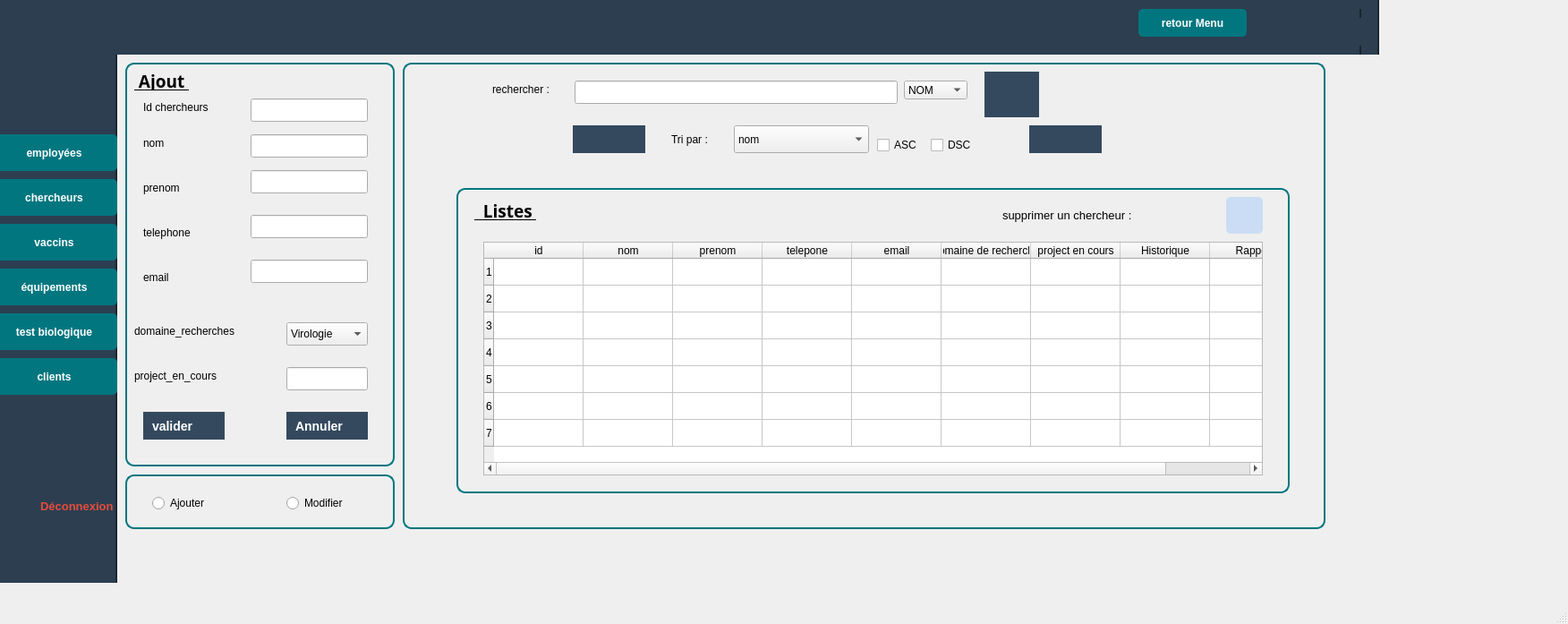
<?xml version="1.0" encoding="UTF-8"?>
<ui version="4.0">
 <class>chercheur_1</class>
 <widget class="QMainWindow" name="chercheur_1">
  <property name="geometry">
   <rect>
    <x>0</x>
    <y>0</y>
    <width>1752</width>
    <height>697</height>
   </rect>
  </property>
  <property name="windowTitle">
   <string>MainWindow</string>
  </property>
  <property name="styleSheet">
   <string notr="true">/* Style global des boutons */
background-color: rgb(240, 248, 255); /* Very light blue */


QPushButton {
    background-color: #34495E;  /* Bleu foncé */
    color: white;
    font-size: 14px;
    font-weight: bold;
    padding: 10px;
    border: none;
    text-align: left;
}

QPushButton:hover {
    background-color: #1ABC9C; /* Vert */
}

QPushButton:checked {
    background-color: #16A085; /* Vert foncé */
}

/* Spécifique au bouton &quot;Équipement&quot; */
QPushButton#btnEquipement {
    background-color: white;  /* Couleur de fond blanche */
    color: #34495E;  /* Texte bleu foncé */
}

QPushButton#btnEquipement:hover {
    background-color: #1ABC9C; /* Vert */
    color: white;  /* Texte blanc */
}

QPushButton#btnEquipement:checked {
    background-color: #16A085; /* Vert foncé */
    color: white;  /* Texte blanc */
}


</string>
  </property>
  <widget class="QWidget" name="centralwidget">
   <widget class="QWidget" name="sidebare" native="true">
    <property name="geometry">
     <rect>
      <x>0</x>
      <y>0</y>
      <width>131</width>
      <height>651</height>
     </rect>
    </property>
    <property name="styleSheet">
     <string notr="true">#sidebare {
    background-color: #2C3E50; /* Couleur bleu foncé */
    border-right: 2px solid #1A252F;
}QPushButton:hover {
    background-color: #1ABC9C; /* Vert */
}

QPushButton:checked {
    background-color: #16A085; /* Vert foncé */
}

/* Spécifique au bouton &quot;Équipement&quot; */
QPushButton#btnEquipement {
    background-color: white;  /* Couleur de fond blanche */
    color: #34495E;  /* Texte bleu foncé */
}

QPushButton#btnEquipement:hover {
    background-color: #1ABC9C; /* Vert */
    color: white;  /* Texte blanc */
}

QPushButton#btnEquipement:checked {
    background-color: #16A085; /* Vert foncé */
    color: white;  /* Texte blanc */
}
</string>
    </property>
    <widget class="QPushButton" name="emp1">
     <property name="geometry">
      <rect>
       <x>-10</x>
       <y>150</y>
       <width>141</width>
       <height>41</height>
      </rect>
     </property>
     <property name="styleSheet">
      <string notr="true">QPushButton {
    background-color: #02767F;  /* Vert foncé */
    color: white;               /* Texte en blanc */
    border-radius: 5px;         /* Bords arrondis */
    padding: 10px;              /* Espacement interne */
    font-weight: bold;          /* Texte en gras */
    border: none;               /* Supprimer la bordure */
}

QPushButton:hover {
    background-color: #247361;  /* Vert plus foncé au survol */
}
</string>
     </property>
     <property name="text">
      <string>employées</string>
     </property>
     <property name="icon">
      <iconset>
       <normaloff>../../../Documents/projet_c/projet_c/empe.png</normaloff>../../../Documents/projet_c/projet_c/empe.png</iconset>
     </property>
    </widget>
    <widget class="QPushButton" name="ChercheurButton">
     <property name="geometry">
      <rect>
       <x>-10</x>
       <y>200</y>
       <width>141</width>
       <height>41</height>
      </rect>
     </property>
     <property name="styleSheet">
      <string notr="true">QPushButton {
    background-color: #02767F;  /* Vert foncé */
    color: white;               /* Texte en blanc */
    border-radius: 5px;         /* Bords arrondis */
    padding: 10px;              /* Espacement interne */
    font-weight: bold;          /* Texte en gras */
    border: none;               /* Supprimer la bordure */
}

QPushButton:hover {
    background-color: #247361;  /* Vert plus foncé au survol */
}</string>
     </property>
     <property name="text">
      <string>chercheurs</string>
     </property>
     <property name="icon">
      <iconset>
       <normaloff>../../../Documents/projet_c/projet_c/cher.png</normaloff>../../../Documents/projet_c/projet_c/cher.png</iconset>
     </property>
    </widget>
    <widget class="QPushButton" name="vac">
     <property name="geometry">
      <rect>
       <x>-10</x>
       <y>250</y>
       <width>141</width>
       <height>41</height>
      </rect>
     </property>
     <property name="styleSheet">
      <string notr="true">QPushButton {
    background-color: #02767F;  /* Vert foncé */
    color: white;               /* Texte en blanc */
    border-radius: 5px;         /* Bords arrondis */
    padding: 10px;              /* Espacement interne */
    font-weight: bold;          /* Texte en gras */
    border: none;               /* Supprimer la bordure */
}

QPushButton:hover {
    background-color: #247361;  /* Vert plus foncé au survol */
}
</string>
     </property>
     <property name="text">
      <string>vaccins</string>
     </property>
     <property name="icon">
      <iconset>
       <normaloff>../../../Documents/projet_c/projet_c/vaccin.png</normaloff>../../../Documents/projet_c/projet_c/vaccin.png</iconset>
     </property>
     <property name="iconSize">
      <size>
       <width>20</width>
       <height>20</height>
      </size>
     </property>
    </widget>
    <widget class="QPushButton" name="eq">
     <property name="geometry">
      <rect>
       <x>-10</x>
       <y>300</y>
       <width>141</width>
       <height>41</height>
      </rect>
     </property>
     <property name="styleSheet">
      <string notr="true">QPushButton {
    background-color: #02767F;  /* Vert foncé */
    color: white;               /* Texte en blanc */
    border-radius: 5px;         /* Bords arrondis */
    padding: 10px;              /* Espacement interne */
    font-weight: bold;          /* Texte en gras */
    border: none;               /* Supprimer la bordure */
}

QPushButton:hover {
    background-color: #247361;  /* Vert plus foncé au survol */
}
</string>
     </property>
     <property name="text">
      <string>équipements</string>
     </property>
     <property name="icon">
      <iconset>
       <normaloff>../../../Documents/projet_c/projet_c/equipement.png</normaloff>../../../Documents/projet_c/projet_c/equipement.png</iconset>
     </property>
    </widget>
    <widget class="QPushButton" name="client">
     <property name="geometry">
      <rect>
       <x>-10</x>
       <y>400</y>
       <width>141</width>
       <height>41</height>
      </rect>
     </property>
     <property name="styleSheet">
      <string notr="true">QPushButton {
    background-color: #02767F;  /* Vert foncé */
    color: white;               /* Texte en blanc */
    border-radius: 5px;         /* Bords arrondis */
    padding: 10px;              /* Espacement interne */
    font-weight: bold;          /* Texte en gras */
    border: none;               /* Supprimer la bordure */
}

QPushButton:hover {
    background-color: #247361;  /* Vert plus foncé au survol */
}
</string>
     </property>
     <property name="text">
      <string>clients</string>
     </property>
     <property name="icon">
      <iconset>
       <normaloff>../../../Documents/projet_c/projet_c/client.png</normaloff>../../../Documents/projet_c/projet_c/client.png</iconset>
     </property>
    </widget>
    <widget class="QPushButton" name="pushButton_8">
     <property name="geometry">
      <rect>
       <x>30</x>
       <y>550</y>
       <width>111</width>
       <height>31</height>
      </rect>
     </property>
     <property name="styleSheet">
      <string notr="true">QPushButton#pushButton_8 {
    background-color: transparent;
    color: #E74C3C;  /* Rouge */
    font-size: 13px;
    font-weight: bold;
    border: none;
    padding: 8px 15px;
    text-align: left;
}

QPushButton#pushButton_8:hover {
    color: #C0392B;  /* Rouge foncé au survol */
}

QPushButton#pushButton_8:pressed {
    color: #A93226;  /* Encore plus foncé au clic */
}

/* Ajouter une icône à gauche du texte */
QPushButton#pushButton_8::before {
    content: &quot;⏻ &quot;;  /* Icône de mise hors tension */
    font-size: 18px;
    margin-right: 8px;
}
</string>
     </property>
     <property name="text">
      <string>Déconnexion</string>
     </property>
    </widget>
    <widget class="QLabel" name="logout">
     <property name="geometry">
      <rect>
       <x>10</x>
       <y>560</y>
       <width>31</width>
       <height>31</height>
      </rect>
     </property>
     <property name="styleSheet">
      <string notr="true">background-color: #2C3E50;</string>
     </property>
     <property name="text">
      <string/>
     </property>
     <property name="pixmap">
      <pixmap>../../../Documents/projet_c/application/logout.png</pixmap>
     </property>
    </widget>
    <widget class="QLabel" name="label_3">
     <property name="geometry">
      <rect>
       <x>10</x>
       <y>549</y>
       <width>31</width>
       <height>41</height>
      </rect>
     </property>
     <property name="styleSheet">
      <string notr="true">background-color: #2C3E50;</string>
     </property>
     <property name="text">
      <string/>
     </property>
     <property name="pixmap">
      <pixmap>../../../Documents/projet_c/projet_c/logout.png</pixmap>
     </property>
    </widget>
    <widget class="QLabel" name="logo1">
     <property name="geometry">
      <rect>
       <x>10</x>
       <y>50</y>
       <width>111</width>
       <height>91</height>
      </rect>
     </property>
     <property name="styleSheet">
      <string notr="true">background-color: #2C3E50;</string>
     </property>
     <property name="text">
      <string/>
     </property>
     <property name="pixmap">
      <pixmap>../../../Documents/projet_c/projet_c/logo1.png</pixmap>
     </property>
    </widget>
    <widget class="QPushButton" name="eq_2">
     <property name="geometry">
      <rect>
       <x>-10</x>
       <y>350</y>
       <width>141</width>
       <height>41</height>
      </rect>
     </property>
     <property name="styleSheet">
      <string notr="true">QPushButton {
    background-color: #02767F;  /* Vert foncé */
    color: white;               /* Texte en blanc */
    border-radius: 5px;         /* Bords arrondis */
    padding: 10px;              /* Espacement interne */
    font-weight: bold;          /* Texte en gras */
    border: none;               /* Supprimer la bordure */
}

QPushButton:hover {
    background-color: #247361;  /* Vert plus foncé au survol */
}
</string>
     </property>
     <property name="text">
      <string>test biologique</string>
     </property>
     <property name="icon">
      <iconset>
       <normaloff>../../../Documents/projet_c/projet_c/equipement.png</normaloff>../../../Documents/projet_c/projet_c/equipement.png</iconset>
     </property>
    </widget>
    <widget class="QWidget" name="sidebare_2" native="true">
     <property name="geometry">
      <rect>
       <x>140</x>
       <y>360</y>
       <width>141</width>
       <height>651</height>
      </rect>
     </property>
     <property name="styleSheet">
      <string notr="true">#sidebare {
    background-color: #2C3E50; /* Couleur bleu foncé */
    border-right: 2px solid #1A252F;
}QPushButton:hover {
    background-color: #1ABC9C; /* Vert */
}

QPushButton:checked {
    background-color: #16A085; /* Vert foncé */
}

/* Spécifique au bouton &quot;Équipement&quot; */
QPushButton#btnEquipement {
    background-color: white;  /* Couleur de fond blanche */
    color: #34495E;  /* Texte bleu foncé */
}

QPushButton#btnEquipement:hover {
    background-color: #1ABC9C; /* Vert */
    color: white;  /* Texte blanc */
}

QPushButton#btnEquipement:checked {
    background-color: #16A085; /* Vert foncé */
    color: white;  /* Texte blanc */
}
</string>
     </property>
     <widget class="QPushButton" name="emp1_2">
      <property name="geometry">
       <rect>
        <x>0</x>
        <y>150</y>
        <width>141</width>
        <height>41</height>
       </rect>
      </property>
      <property name="styleSheet">
       <string notr="true">QPushButton {
    background-color: #02767F;  /* Vert foncé */
    color: white;               /* Texte en blanc */
    border-radius: 5px;         /* Bords arrondis */
    padding: 10px;              /* Espacement interne */
    font-weight: bold;          /* Texte en gras */
    border: none;               /* Supprimer la bordure */
}

QPushButton:hover {
    background-color: #247361;  /* Vert plus foncé au survol */
}
</string>
      </property>
      <property name="text">
       <string>employées</string>
      </property>
      <property name="icon">
       <iconset>
        <normaloff>../../../Documents/projet_c/projet_c/empe.png</normaloff>../../../Documents/projet_c/projet_c/empe.png</iconset>
      </property>
     </widget>
     <widget class="QPushButton" name="ChercheurButton_2">
      <property name="geometry">
       <rect>
        <x>0</x>
        <y>200</y>
        <width>141</width>
        <height>41</height>
       </rect>
      </property>
      <property name="styleSheet">
       <string notr="true">QPushButton {
    background-color: #02767F;  /* Vert foncé */
    color: white;               /* Texte en blanc */
    border-radius: 5px;         /* Bords arrondis */
    padding: 10px;              /* Espacement interne */
    font-weight: bold;          /* Texte en gras */
    border: none;               /* Supprimer la bordure */
}

QPushButton:hover {
    background-color: #247361;  /* Vert plus foncé au survol */
}
</string>
      </property>
      <property name="text">
       <string>chercheurs</string>
      </property>
      <property name="icon">
       <iconset>
        <normaloff>../../../Documents/projet_c/projet_c/cher.png</normaloff>../../../Documents/projet_c/projet_c/cher.png</iconset>
      </property>
     </widget>
     <widget class="QPushButton" name="vac_2">
      <property name="geometry">
       <rect>
        <x>0</x>
        <y>250</y>
        <width>141</width>
        <height>41</height>
       </rect>
      </property>
      <property name="styleSheet">
       <string notr="true">QPushButton {
    background-color: #02767F;  /* Vert foncé */
    color: white;               /* Texte en blanc */
    border-radius: 5px;         /* Bords arrondis */
    padding: 10px;              /* Espacement interne */
    font-weight: bold;          /* Texte en gras */
    border: none;               /* Supprimer la bordure */
}

QPushButton:hover {
    background-color: #247361;  /* Vert plus foncé au survol */
}
</string>
      </property>
      <property name="text">
       <string>vaccins</string>
      </property>
      <property name="icon">
       <iconset>
        <normaloff>../../../Documents/projet_c/projet_c/vaccin.png</normaloff>../../../Documents/projet_c/projet_c/vaccin.png</iconset>
      </property>
      <property name="iconSize">
       <size>
        <width>20</width>
        <height>20</height>
       </size>
      </property>
     </widget>
     <widget class="QPushButton" name="EquipementButton_2">
      <property name="geometry">
       <rect>
        <x>0</x>
        <y>300</y>
        <width>141</width>
        <height>41</height>
       </rect>
      </property>
      <property name="styleSheet">
       <string notr="true">QPushButton {
    background-color: #02767F;  /* Vert foncé */
    color: white;               /* Texte en blanc */
    border-radius: 5px;         /* Bords arrondis */
    padding: 10px;              /* Espacement interne */
    font-weight: bold;          /* Texte en gras */
    border: none;               /* Supprimer la bordure */
}

QPushButton:hover {
    background-color: #247361;  /* Vert plus foncé au survol */
}
</string>
      </property>
      <property name="text">
       <string>équipements</string>
      </property>
      <property name="icon">
       <iconset>
        <normaloff>../../../Documents/projet_c/projet_c/equipement.png</normaloff>../../../Documents/projet_c/projet_c/equipement.png</iconset>
      </property>
     </widget>
     <widget class="QPushButton" name="client_2">
      <property name="geometry">
       <rect>
        <x>0</x>
        <y>400</y>
        <width>141</width>
        <height>41</height>
       </rect>
      </property>
      <property name="styleSheet">
       <string notr="true">QPushButton {
    background-color: #02767F;  /* Vert foncé */
    color: white;               /* Texte en blanc */
    border-radius: 5px;         /* Bords arrondis */
    padding: 10px;              /* Espacement interne */
    font-weight: bold;          /* Texte en gras */
    border: none;               /* Supprimer la bordure */
}

QPushButton:hover {
    background-color: #247361;  /* Vert plus foncé au survol */
}
</string>
      </property>
      <property name="text">
       <string>clients</string>
      </property>
      <property name="icon">
       <iconset>
        <normaloff>../../../Documents/projet_c/projet_c/client.png</normaloff>../../../Documents/projet_c/projet_c/client.png</iconset>
      </property>
     </widget>
     <widget class="QPushButton" name="pushButton_11">
      <property name="geometry">
       <rect>
        <x>30</x>
        <y>550</y>
        <width>111</width>
        <height>31</height>
       </rect>
      </property>
      <property name="styleSheet">
       <string notr="true">QPushButton#pushButton_8 {
    background-color: transparent;
    color: #E74C3C;  /* Rouge */
    font-size: 13px;
    font-weight: bold;
    border: none;
    padding: 8px 15px;
    text-align: left;
}

QPushButton#pushButton_8:hover {
    color: #C0392B;  /* Rouge foncé au survol */
}

QPushButton#pushButton_8:pressed {
    color: #A93226;  /* Encore plus foncé au clic */
}

/* Ajouter une icône à gauche du texte */
QPushButton#pushButton_8::before {
    content: &quot;⏻ &quot;;  /* Icône de mise hors tension */
    font-size: 18px;
    margin-right: 8px;
}
</string>
      </property>
      <property name="text">
       <string>Déconnexion</string>
      </property>
     </widget>
     <widget class="QLabel" name="logout_2">
      <property name="geometry">
       <rect>
        <x>10</x>
        <y>560</y>
        <width>31</width>
        <height>31</height>
       </rect>
      </property>
      <property name="styleSheet">
       <string notr="true">background-color: #2C3E50;</string>
      </property>
      <property name="text">
       <string/>
      </property>
      <property name="pixmap">
       <pixmap>../../../Documents/projet_c/application/logout.png</pixmap>
      </property>
     </widget>
     <widget class="QLabel" name="label_4">
      <property name="geometry">
       <rect>
        <x>10</x>
        <y>549</y>
        <width>31</width>
        <height>41</height>
       </rect>
      </property>
      <property name="styleSheet">
       <string notr="true">background-color: #2C3E50;</string>
      </property>
      <property name="text">
       <string/>
      </property>
      <property name="pixmap">
       <pixmap>../../../Documents/projet_c/projet_c/logout.png</pixmap>
      </property>
     </widget>
     <widget class="QLabel" name="logo1_2">
      <property name="geometry">
       <rect>
        <x>20</x>
        <y>50</y>
        <width>111</width>
        <height>91</height>
       </rect>
      </property>
      <property name="styleSheet">
       <string notr="true">background-color: #2C3E50;</string>
      </property>
      <property name="text">
       <string/>
      </property>
      <property name="pixmap">
       <pixmap>../../../Documents/projet_c/projet_c/logo1.png</pixmap>
      </property>
     </widget>
     <widget class="QPushButton" name="eq_3">
      <property name="geometry">
       <rect>
        <x>0</x>
        <y>350</y>
        <width>141</width>
        <height>41</height>
       </rect>
      </property>
      <property name="styleSheet">
       <string notr="true">QPushButton {
    background-color: #02767F;  /* Vert foncé */
    color: white;               /* Texte en blanc */
    border-radius: 5px;         /* Bords arrondis */
    padding: 10px;              /* Espacement interne */
    font-weight: bold;          /* Texte en gras */
    border: none;               /* Supprimer la bordure */
}

QPushButton:hover {
    background-color: #247361;  /* Vert plus foncé au survol */
}
</string>
      </property>
      <property name="text">
       <string>test biologique</string>
      </property>
      <property name="icon">
       <iconset>
        <normaloff>../../../Documents/projet_c/projet_c/equipement.png</normaloff>../../../Documents/projet_c/projet_c/equipement.png</iconset>
      </property>
     </widget>
    </widget>
    <zorder>emp1</zorder>
    <zorder>ChercheurButton</zorder>
    <zorder>vac</zorder>
    <zorder>eq</zorder>
    <zorder>client</zorder>
    <zorder>pushButton_8</zorder>
    <zorder>logout</zorder>
    <zorder>eq_2</zorder>
    <zorder>sidebare_2</zorder>
    <zorder>logo1</zorder>
    <zorder>label_3</zorder>
   </widget>
   <widget class="QWidget" name="widget" native="true">
    <property name="geometry">
     <rect>
      <x>120</x>
      <y>0</y>
      <width>1421</width>
      <height>61</height>
     </rect>
    </property>
    <property name="styleSheet">
     <string notr="true"> background-color: #2C3E50; /* Couleur bleu foncé */
    border-right: 2px solid #1A252F;</string>
    </property>
    <widget class="QWidget" name="widget_3" native="true">
     <property name="geometry">
      <rect>
       <x>10</x>
       <y>10</y>
       <width>1391</width>
       <height>51</height>
      </rect>
     </property>
     <property name="styleSheet">
      <string notr="true"> background-color: #2C3E50; /* Couleur bleu foncé */
    border-right: 2px solid #1A252F;</string>
     </property>
     <widget class="QWidget" name="widget_4" native="true">
      <property name="geometry">
       <rect>
        <x>10</x>
        <y>10</y>
        <width>1391</width>
        <height>31</height>
       </rect>
      </property>
      <property name="styleSheet">
       <string notr="true">#frame {
    background-color: #2C3E50; /* Couleur bleu foncé */
    border-right: 2px solid #dee2e6;;
}QPushButton:hover {
    background-color: #1ABC9C; /* Vert */
}

QPushButton:checked {
    background-color: #16A085; /* Vert foncé */
}

/* Spécifique au bouton &quot;Équipement&quot; */
QPushButton#btnEquipement {
    background-color: white;  /* Couleur de fond blanche */
    color: #34495E;  /* Texte bleu foncé */
}

QPushButton#btnEquipement:hover {
    background-color: #1ABC9C; /* Vert */
    color: white;  /* Texte blanc */
}

QPushButton#btnEquipement:checked {
    background-color: #16A085; /* Vert foncé */
    color: white;  /* Texte blanc */
}
</string>
      </property>
     </widget>
     <widget class="QPushButton" name="btnRetourChercheur">
      <property name="geometry">
       <rect>
        <x>1142</x>
        <y>0</y>
        <width>121</width>
        <height>31</height>
       </rect>
      </property>
      <property name="styleSheet">
       <string notr="true">QPushButton {
    background-color: #02767F;  /* Vert foncé */
    color: white;               /* Texte en blanc */
    border-radius: 5px;         /* Bords arrondis */
    padding: 10px;              /* Espacement interne */
    font-weight: bold;          /* Texte en gras */
    border: none;               /* Supprimer la bordure */
}

QPushButton:hover {
    background-color: #247361;  /* Vert plus foncé au survol */
}</string>
      </property>
      <property name="text">
       <string>retour Menu</string>
      </property>
     </widget>
    </widget>
   </widget>
   <widget class="QStackedWidget" name="stackedWidget">
    <property name="geometry">
     <rect>
      <x>130</x>
      <y>70</y>
      <width>1381</width>
      <height>561</height>
     </rect>
    </property>
    <property name="styleSheet">
     <string notr="true">/* Style global des boutons */
QPushButton {
    background-color: #34495E;  /* Bleu foncé */
    color: white;
    font-size: 14px;
    font-weight: bold;
    padding: 10px;
    border: none;
    text-align: left;
}

QPushButton:hover {
    background-color: #1ABC9C; /* Vert */
}

QPushButton:checked {
    background-color: #16A085; /* Vert foncé */
}

/* Spécifique au bouton &quot;Équipement&quot; */
QPushButton#btnEquipement {
    background-color: white;  /* Couleur de fond blanche */
    color: #34495E;  /* Texte bleu foncé */
}

QPushButton#btnEquipement:hover {
    background-color: #1ABC9C; /* Vert */
    color: white;  /* Texte blanc */
}

QPushButton#btnEquipement:checked {
    background-color: #16A085; /* Vert foncé */
    color: white;  /* Texte blanc */
}
</string>
    </property>
    <property name="currentIndex">
     <number>0</number>
    </property>
    <widget class="QWidget" name="widget_2">
     <widget class="QPushButton" name="test">
      <property name="geometry">
       <rect>
        <x>-160</x>
        <y>280</y>
        <width>151</width>
        <height>41</height>
       </rect>
      </property>
      <property name="styleSheet">
       <string notr="true"/>
      </property>
      <property name="text">
       <string>tests biologiques</string>
      </property>
      <property name="icon">
       <iconset>
        <normaloff>../../../Documents/projet_c/projet_c/teste.png</normaloff>../../../Documents/projet_c/projet_c/teste.png</iconset>
      </property>
     </widget>
     <widget class="QGroupBox" name="groupBox_12">
      <property name="geometry">
       <rect>
        <x>320</x>
        <y>0</y>
        <width>1031</width>
        <height>541</height>
       </rect>
      </property>
      <property name="font">
       <font>
        <pointsize>12</pointsize>
        <italic>true</italic>
        <bold>true</bold>
       </font>
      </property>
      <property name="styleSheet">
       <string notr="true">/* Tableau principal */
table {
    width: 100%;
    border-collapse: collapse;
    margin: 20px 0;
    font-size: 14px;
    background-color: #02767F;
    border: 1px solid #02767F;
}

/* Style des en-têtes de colonne */
th {
    background-color: #007bff;
    color: white;
    padding: 12px 15px;
    text-align: center;
    font-weight: bold;
}

/* Style des cellules de données */
td {
    padding: 12px 15px;
    text-align: center;
    border: 1px solid #ddd;
}

/* Style de la colonne &quot;Actions&quot; */
td.actions {
    display: flex;
    justify-content: center;
    gap: 10px;
}

/* Bouton Modifier */
button.modify-btn {
    background-color: #ffc107;
    color: black;
    border: none;
    padding: 8px 12px;
    border-radius: 5px;
    cursor: pointer;
    font-size: 14px;
    transition: background-color 0.3s;
}

button.modify-btn:hover {
    background-color: #e0a800;
}

/* Bouton Supprimer */
button.delete-btn {
    background-color: #dc3545;
    color: white;
    border: none;
    padding: 8px 12px;
    border-radius: 5px;
    cursor: pointer;
    font-size: 14px;
    transition: background-color 0.3s;
}

button.delete-btn:hover {
    background-color: #c82333;
}

/* Style de ligne lorsque la souris passe dessus */
tr:hover {
    background-color: #f1f1f1;
}

/* Style des lignes impaires pour un meilleur contraste */
tr:nth-child(odd) {
    background-color: #f7f7f7;
}

/* Style de la dernière colonne (Actions) */
td.actions {
    display: flex;
    justify-content: center;
    align-items: center;
}

/* Pour le contenu des images */
td img {
    width: 40px;
    height: 40px;
    object-fit: cover;
    border-radius: 50%;
}
QGroupBox {
    border: 2px solid #02767F; /* Couleur turquoise pour la bordure */
    border-radius: 10px;  /* Coins arrondis */
    padding: 10px;  /* Espacement interne */
    margin-bottom: 20px;  /* Espacement en bas */
}


</string>
      </property>
      <property name="title">
       <string/>
      </property>
      <widget class="QLabel" name="label_49">
       <property name="geometry">
        <rect>
         <x>100</x>
         <y>20</y>
         <width>101</width>
         <height>20</height>
        </rect>
       </property>
       <property name="text">
        <string>rechercher :</string>
       </property>
      </widget>
      <widget class="QComboBox" name="filtrage_4">
       <property name="geometry">
        <rect>
         <x>560</x>
         <y>20</y>
         <width>71</width>
         <height>21</height>
        </rect>
       </property>
       <item>
        <property name="text">
         <string>NOM</string>
        </property>
       </item>
       <item>
        <property name="text">
         <string>EMAIL</string>
        </property>
       </item>
       <item>
        <property name="text">
         <string>projet en cours</string>
        </property>
       </item>
       <item>
        <property name="text">
         <string>id</string>
        </property>
       </item>
      </widget>
      <widget class="QComboBox" name="tri_4">
       <property name="geometry">
        <rect>
         <x>370</x>
         <y>70</y>
         <width>151</width>
         <height>31</height>
        </rect>
       </property>
       <item>
        <property name="text">
         <string>nom</string>
        </property>
       </item>
       <item>
        <property name="text">
         <string>id</string>
        </property>
       </item>
       <item>
        <property name="text">
         <string>projet en cours</string>
        </property>
       </item>
      </widget>
      <widget class="QLabel" name="label_50">
       <property name="geometry">
        <rect>
         <x>300</x>
         <y>70</y>
         <width>63</width>
         <height>31</height>
        </rect>
       </property>
       <property name="text">
        <string>Tri par :</string>
       </property>
      </widget>
      <widget class="QPushButton" name="pdf_4">
       <property name="geometry">
        <rect>
         <x>190</x>
         <y>70</y>
         <width>81</width>
         <height>31</height>
        </rect>
       </property>
       <property name="styleSheet">
        <string notr="true">QPushButton {
    qproperty-iconSize: 21px 21px;  /* Taille de l'icône */
    text-align: center; /* Centrage du texte si besoin */
}
</string>
       </property>
       <property name="text">
        <string/>
       </property>
       <property name="icon">
        <iconset>
         <normaloff>pdf1.png</normaloff>pdf1.png</iconset>
       </property>
       <property name="iconSize">
        <size>
         <width>21</width>
         <height>21</height>
        </size>
       </property>
      </widget>
      <widget class="QPushButton" name="stat_4">
       <property name="geometry">
        <rect>
         <x>700</x>
         <y>70</y>
         <width>81</width>
         <height>31</height>
        </rect>
       </property>
       <property name="styleSheet">
        <string notr="true">QPushButton {
    qproperty-iconSize: 21px 21px;  /* Taille de l'icône */
    text-align: center; /* Centrage du texte si besoin */
}
</string>
       </property>
       <property name="text">
        <string/>
       </property>
       <property name="icon">
        <iconset>
         <normaloff>st.png</normaloff>st.png</iconset>
       </property>
       <property name="iconSize">
        <size>
         <width>21</width>
         <height>21</height>
        </size>
       </property>
      </widget>
      <widget class="QPushButton" name="ok_4">
       <property name="geometry">
        <rect>
         <x>650</x>
         <y>10</y>
         <width>61</width>
         <height>51</height>
        </rect>
       </property>
       <property name="text">
        <string/>
       </property>
       <property name="icon">
        <iconset>
         <normaloff>search.png</normaloff>search.png</iconset>
       </property>
       <property name="iconSize">
        <size>
         <width>40</width>
         <height>40</height>
        </size>
       </property>
      </widget>
      <widget class="QCheckBox" name="ASC_4">
       <property name="geometry">
        <rect>
         <x>530</x>
         <y>80</y>
         <width>91</width>
         <height>24</height>
        </rect>
       </property>
       <property name="text">
        <string>ASC</string>
       </property>
      </widget>
      <widget class="QCheckBox" name="DSC_4">
       <property name="geometry">
        <rect>
         <x>590</x>
         <y>80</y>
         <width>91</width>
         <height>24</height>
        </rect>
       </property>
       <property name="text">
        <string>DSC</string>
       </property>
      </widget>
      <widget class="QGroupBox" name="groupBox_14">
       <property name="geometry">
        <rect>
         <x>60</x>
         <y>140</y>
         <width>931</width>
         <height>361</height>
        </rect>
       </property>
       <property name="title">
        <string/>
       </property>
       <widget class="QLabel" name="label_51">
        <property name="geometry">
         <rect>
          <x>20</x>
          <y>10</y>
          <width>161</width>
          <height>31</height>
         </rect>
        </property>
        <property name="font">
         <font>
          <family>Segoe UI Variable</family>
          <pointsize>14</pointsize>
          <bold>true</bold>
          <underline>true</underline>
         </font>
        </property>
        <property name="text">
         <string>  Listes </string>
        </property>
       </widget>
       <widget class="QPushButton" name="supp_6">
        <property name="geometry">
         <rect>
          <x>860</x>
          <y>10</y>
          <width>41</width>
          <height>41</height>
         </rect>
        </property>
        <property name="styleSheet">
         <string notr="true">
QPushButton {
        background-color: #cbddf5; /* Rouge */
        color: white;
        border-radius: 5px;
        padding: 5px;
        font-weight: bold;
    }
    QPushButton:hover {
        background-color: #ff1a1a;  /* Rouge plus foncé au survol */
    }
    QPushButton:pressed {
        background-color: #cc0000;  /* Rouge foncé au clic */
    }</string>
        </property>
        <property name="text">
         <string/>
        </property>
        <property name="icon">
         <iconset>
          <normaloff>effacer.png</normaloff>effacer.png</iconset>
        </property>
        <property name="iconSize">
         <size>
          <width>25</width>
          <height>25</height>
         </size>
        </property>
       </widget>
       <widget class="QLabel" name="label_52">
        <property name="geometry">
         <rect>
          <x>610</x>
          <y>20</y>
          <width>211</width>
          <height>20</height>
         </rect>
        </property>
        <property name="font">
         <font>
          <pointsize>10</pointsize>
          <italic>false</italic>
          <bold>false</bold>
         </font>
        </property>
        <property name="styleSheet">
         <string notr="true">label_12
(rgb(0, 0, 100)
font: 900 italic 14pt &quot;Segoe UI&quot;;)</string>
        </property>
        <property name="text">
         <string>supprimer un chercheur :</string>
        </property>
        <property name="textFormat">
         <enum>Qt::TextFormat::PlainText</enum>
        </property>
       </widget>
       <widget class="QTableWidget" name="tableWidget_4">
        <property name="geometry">
         <rect>
          <x>30</x>
          <y>60</y>
          <width>871</width>
          <height>261</height>
         </rect>
        </property>
        <row/>
        <row/>
        <row/>
        <row/>
        <row/>
        <row/>
        <row/>
        <column>
         <property name="text">
          <string>id</string>
         </property>
        </column>
        <column>
         <property name="text">
          <string>nom</string>
         </property>
        </column>
        <column>
         <property name="text">
          <string>prenom</string>
         </property>
        </column>
        <column>
         <property name="text">
          <string>telepone</string>
         </property>
        </column>
        <column>
         <property name="text">
          <string>email</string>
         </property>
        </column>
        <column>
         <property name="text">
          <string>domaine de recherche</string>
         </property>
        </column>
        <column>
         <property name="text">
          <string>project en cours</string>
         </property>
        </column>
        <column>
         <property name="text">
          <string>Historique</string>
         </property>
        </column>
        <column>
         <property name="text">
          <string>Rapport</string>
         </property>
        </column>
       </widget>
      </widget>
      <widget class="QLineEdit" name="S1_4">
       <property name="geometry">
        <rect>
         <x>192</x>
         <y>20</y>
         <width>361</width>
         <height>26</height>
        </rect>
       </property>
      </widget>
      <widget class="QLabel" name="label_23">
       <property name="geometry">
        <rect>
         <x>820</x>
         <y>90</y>
         <width>141</width>
         <height>20</height>
        </rect>
       </property>
       <property name="text">
        <string/>
       </property>
      </widget>
      <zorder>stat_4</zorder>
      <zorder>label_49</zorder>
      <zorder>filtrage_4</zorder>
      <zorder>tri_4</zorder>
      <zorder>label_50</zorder>
      <zorder>pdf_4</zorder>
      <zorder>ok_4</zorder>
      <zorder>ASC_4</zorder>
      <zorder>DSC_4</zorder>
      <zorder>groupBox_14</zorder>
      <zorder>S1_4</zorder>
      <zorder>label_23</zorder>
     </widget>
     <widget class="QGroupBox" name="groupBox_15">
      <property name="geometry">
       <rect>
        <x>10</x>
        <y>460</y>
        <width>301</width>
        <height>81</height>
       </rect>
      </property>
      <property name="styleSheet">
       <string notr="true">QGroupBox {
    border: 2px solid #02767F; /* Couleur turquoise pour la bordure */
    border-radius: 10px;  /* Coins arrondis */
    padding: 10px;  /* Espacement interne */
    margin-bottom: 20px;  /* Espacement en bas */
}
</string>
      </property>
      <property name="title">
       <string/>
      </property>
      <widget class="QRadioButton" name="radioButton_5">
       <property name="geometry">
        <rect>
         <x>30</x>
         <y>20</y>
         <width>110</width>
         <height>24</height>
        </rect>
       </property>
       <property name="text">
        <string>Ajouter</string>
       </property>
      </widget>
      <widget class="QRadioButton" name="radioButton_6">
       <property name="geometry">
        <rect>
         <x>180</x>
         <y>20</y>
         <width>110</width>
         <height>24</height>
        </rect>
       </property>
       <property name="text">
        <string>Modifier</string>
       </property>
      </widget>
     </widget>
     <widget class="QGroupBox" name="groupBox_11">
      <property name="geometry">
       <rect>
        <x>10</x>
        <y>0</y>
        <width>301</width>
        <height>471</height>
       </rect>
      </property>
      <property name="autoFillBackground">
       <bool>false</bool>
      </property>
      <property name="styleSheet">
       <string notr="true">QGroupBox {
    border: 2px solid #02767F; /* Couleur turquoise pour la bordure */
    border-radius: 10px;  /* Coins arrondis */
    padding: 10px;  /* Espacement interne */
    margin-bottom: 20px;  /* Espacement en bas */
}
</string>
      </property>
      <property name="title">
       <string/>
      </property>
      <widget class="QLabel" name="label_41">
       <property name="geometry">
        <rect>
         <x>20</x>
         <y>40</y>
         <width>131</width>
         <height>20</height>
        </rect>
       </property>
       <property name="text">
        <string>Id chercheurs</string>
       </property>
      </widget>
      <widget class="QLineEdit" name="lineEdit_1">
       <property name="geometry">
        <rect>
         <x>140</x>
         <y>40</y>
         <width>131</width>
         <height>26</height>
        </rect>
       </property>
      </widget>
      <widget class="QLabel" name="label_42">
       <property name="geometry">
        <rect>
         <x>20</x>
         <y>80</y>
         <width>151</width>
         <height>20</height>
        </rect>
       </property>
       <property name="text">
        <string>nom</string>
       </property>
      </widget>
      <widget class="QPushButton" name="pushButton_9">
       <property name="geometry">
        <rect>
         <x>20</x>
         <y>390</y>
         <width>91</width>
         <height>31</height>
        </rect>
       </property>
       <property name="text">
        <string>valider</string>
       </property>
      </widget>
      <widget class="QPushButton" name="pushButton_10">
       <property name="geometry">
        <rect>
         <x>180</x>
         <y>390</y>
         <width>91</width>
         <height>31</height>
        </rect>
       </property>
       <property name="text">
        <string>Annuler</string>
       </property>
      </widget>
      <widget class="QLabel" name="label_43">
       <property name="geometry">
        <rect>
         <x>10</x>
         <y>10</y>
         <width>261</width>
         <height>21</height>
        </rect>
       </property>
       <property name="palette">
        <palette>
         <active>
          <colorrole role="Button">
           <brush brushstyle="SolidPattern">
            <color alpha="255">
             <red>240</red>
             <green>248</green>
             <blue>255</blue>
            </color>
           </brush>
          </colorrole>
          <colorrole role="Base">
           <brush brushstyle="SolidPattern">
            <color alpha="255">
             <red>240</red>
             <green>248</green>
             <blue>255</blue>
            </color>
           </brush>
          </colorrole>
          <colorrole role="Window">
           <brush brushstyle="SolidPattern">
            <color alpha="255">
             <red>240</red>
             <green>248</green>
             <blue>255</blue>
            </color>
           </brush>
          </colorrole>
         </active>
         <inactive>
          <colorrole role="Button">
           <brush brushstyle="SolidPattern">
            <color alpha="255">
             <red>240</red>
             <green>248</green>
             <blue>255</blue>
            </color>
           </brush>
          </colorrole>
          <colorrole role="Base">
           <brush brushstyle="SolidPattern">
            <color alpha="255">
             <red>240</red>
             <green>248</green>
             <blue>255</blue>
            </color>
           </brush>
          </colorrole>
          <colorrole role="Window">
           <brush brushstyle="SolidPattern">
            <color alpha="255">
             <red>240</red>
             <green>248</green>
             <blue>255</blue>
            </color>
           </brush>
          </colorrole>
         </inactive>
         <disabled>
          <colorrole role="Button">
           <brush brushstyle="SolidPattern">
            <color alpha="255">
             <red>240</red>
             <green>248</green>
             <blue>255</blue>
            </color>
           </brush>
          </colorrole>
          <colorrole role="Base">
           <brush brushstyle="SolidPattern">
            <color alpha="255">
             <red>240</red>
             <green>248</green>
             <blue>255</blue>
            </color>
           </brush>
          </colorrole>
          <colorrole role="Window">
           <brush brushstyle="SolidPattern">
            <color alpha="255">
             <red>240</red>
             <green>248</green>
             <blue>255</blue>
            </color>
           </brush>
          </colorrole>
         </disabled>
        </palette>
       </property>
       <property name="font">
        <font>
         <family>Segoe UI Variable</family>
         <pointsize>14</pointsize>
         <bold>true</bold>
         <underline>true</underline>
        </font>
       </property>
       <property name="styleSheet">
        <string notr="true"/>
       </property>
       <property name="text">
        <string> Ajout </string>
       </property>
      </widget>
      <widget class="QLineEdit" name="lineEdit_19">
       <property name="geometry">
        <rect>
         <x>140</x>
         <y>80</y>
         <width>131</width>
         <height>26</height>
        </rect>
       </property>
      </widget>
      <widget class="QLabel" name="label_44">
       <property name="geometry">
        <rect>
         <x>20</x>
         <y>130</y>
         <width>151</width>
         <height>20</height>
        </rect>
       </property>
       <property name="text">
        <string>prenom</string>
       </property>
      </widget>
      <widget class="QComboBox" name="comboBox_7">
       <property name="geometry">
        <rect>
         <x>180</x>
         <y>290</y>
         <width>91</width>
         <height>26</height>
        </rect>
       </property>
       <item>
        <property name="text">
         <string>Virologie </string>
        </property>
       </item>
       <item>
        <property name="text">
         <string>Immunologie </string>
        </property>
       </item>
       <item>
        <property name="text">
         <string>Biotechnologie </string>
        </property>
       </item>
      </widget>
      <widget class="QLineEdit" name="lineEdit_20">
       <property name="geometry">
        <rect>
         <x>140</x>
         <y>120</y>
         <width>131</width>
         <height>26</height>
        </rect>
       </property>
      </widget>
      <widget class="QLabel" name="label_45">
       <property name="geometry">
        <rect>
         <x>20</x>
         <y>180</y>
         <width>151</width>
         <height>20</height>
        </rect>
       </property>
       <property name="text">
        <string>telephone</string>
       </property>
      </widget>
      <widget class="QLineEdit" name="lineEdit_21">
       <property name="geometry">
        <rect>
         <x>140</x>
         <y>170</y>
         <width>131</width>
         <height>26</height>
        </rect>
       </property>
      </widget>
      <widget class="QLabel" name="label_46">
       <property name="geometry">
        <rect>
         <x>20</x>
         <y>230</y>
         <width>151</width>
         <height>20</height>
        </rect>
       </property>
       <property name="text">
        <string>email</string>
       </property>
      </widget>
      <widget class="QLineEdit" name="lineEdit_23">
       <property name="geometry">
        <rect>
         <x>140</x>
         <y>220</y>
         <width>131</width>
         <height>26</height>
        </rect>
       </property>
      </widget>
      <widget class="QLabel" name="label_47">
       <property name="geometry">
        <rect>
         <x>10</x>
         <y>290</y>
         <width>151</width>
         <height>20</height>
        </rect>
       </property>
       <property name="text">
        <string>domaine_recherches</string>
       </property>
      </widget>
      <widget class="QLabel" name="label_48">
       <property name="geometry">
        <rect>
         <x>10</x>
         <y>340</y>
         <width>151</width>
         <height>20</height>
        </rect>
       </property>
       <property name="text">
        <string>project_en_cours</string>
       </property>
      </widget>
      <widget class="QLineEdit" name="lineEdit_24">
       <property name="geometry">
        <rect>
         <x>180</x>
         <y>340</y>
         <width>91</width>
         <height>26</height>
        </rect>
       </property>
      </widget>
     </widget>
     <widget class="QLabel" name="bg">
      <property name="geometry">
       <rect>
        <x>-30</x>
        <y>-105</y>
        <width>1431</width>
        <height>691</height>
       </rect>
      </property>
      <property name="text">
       <string/>
      </property>
      <property name="pixmap">
       <pixmap>bg.jpg</pixmap>
      </property>
     </widget>
     <zorder>bg</zorder>
     <zorder>test</zorder>
     <zorder>groupBox_12</zorder>
     <zorder>groupBox_15</zorder>
     <zorder>groupBox_11</zorder>
    </widget>
    <widget class="QWidget" name="page_6"/>
    <widget class="QWidget" name="page_7">
     <widget class="QPushButton" name="backButton">
      <property name="geometry">
       <rect>
        <x>1120</x>
        <y>10</y>
        <width>93</width>
        <height>29</height>
       </rect>
      </property>
      <property name="text">
       <string>backButton</string>
      </property>
     </widget>
     <widget class="QTableWidget" name="tableWidget_5">
      <property name="geometry">
       <rect>
        <x>970</x>
        <y>230</y>
        <width>256</width>
        <height>192</height>
       </rect>
      </property>
     </widget>
    </widget>
   </widget>
  </widget>
  <widget class="QMenuBar" name="menubar">
   <property name="geometry">
    <rect>
     <x>0</x>
     <y>0</y>
     <width>1752</width>
     <height>18</height>
    </rect>
   </property>
  </widget>
  <widget class="QStatusBar" name="statusbar"/>
 </widget>
 <resources/>
 <connections/>
</ui>
